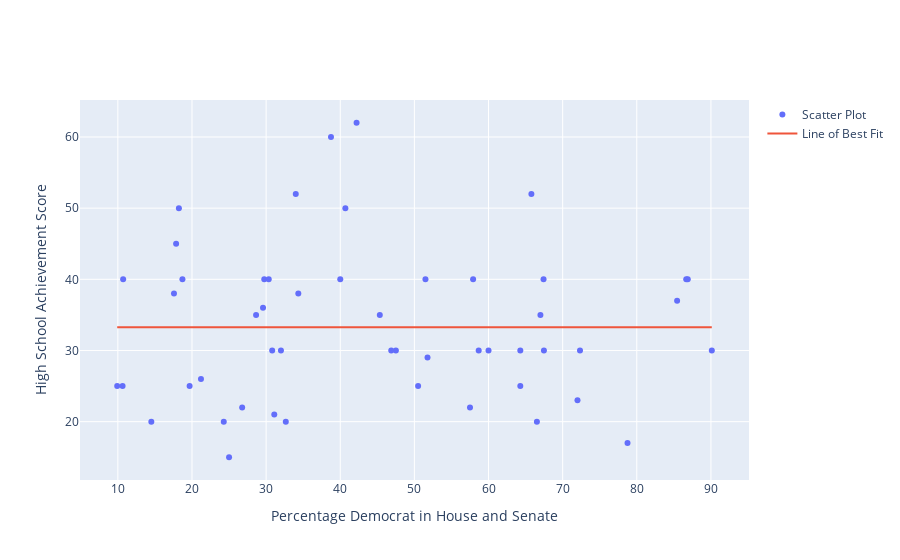

The notebook cell this image was saved under:
### Markdown cell above
Scatterplot with Regression Line

### Code cell
fig = make_subplots(rows=1, cols=1)
fig.add_trace(go.Scatter(x = data["Pol. Affil"], y = data["HS Ach."], mode = "markers", name = "Scatter Plot"))
fig.add_trace(go.Scatter(x = [min(data["Pol. Affil"]), max(data["Pol. Affil"]) ], y = [min(data["Pol. Affil"] * linreg.slope + linreg.intercept), max(data["Pol. Affil"]) * linreg.slope + linreg.intercept], mode = "lines", name = "Line of Best Fit"))
fig.update_xaxes(title = "Percentage Democrat in House and Senate")
fig.update_yaxes(title = "High School Achievement Score")
fig.show()

### Figure 1 — Plotly figure (JSON) as saved in the notebook; plotly's stock layout.template omitted (floating-point values rounded to 4 significant figures)
{"data": [{"mode": "markers", "name": "Scatter Plot", "type": "scatter", "x": [24.29, 38.75, 47.5, 17.57, 78.75, 67.47, 65.78, 67.42, 86.67, 29.58, 42.2, 90.12, 17.86, 66.53, 25, 34, 29.75, 18.71, 31.1, 57.92, 72.34, 86.88, 51.77, 51.49, 30.82, 30.35, 32, 32.65, 64.29, 45.33, 60, 64.29, 67, 40, 10.64, 26.77, 18.23, 57.5, 46.88, 85.44, 28.65, 10.71, 21.21, 40.69, 19.68, 72, 50.5, 58.67, 9.912, 34.34, 14.52], "y": [20, 60, 30, 38, 17, 30, 52, 40, 40, 36, 62, 30, 45, 20, 15, 52, 40, 40, 21, 40, 30, 40, 29, 40, 30, 40, 30, 20, 25, 35, 30, 30, 35, 40, 25, 22, 50, 22, 30, 37, 35, 40, 26, 50, 25, 23, 25, 30, 25, 38, 20]}, {"mode": "lines", "name": "Line of Best Fit", "type": "scatter", "x": [9.912, 90.12], "y": [33.26, 33.26]}], "layout": {"xaxis": {"anchor": "y", "domain": [0, 1], "title": {"text": "Percentage Democrat in House and Senate"}}, "yaxis": {"anchor": "x", "domain": [0, 1], "title": {"text": "High School Achievement Score"}}}}
